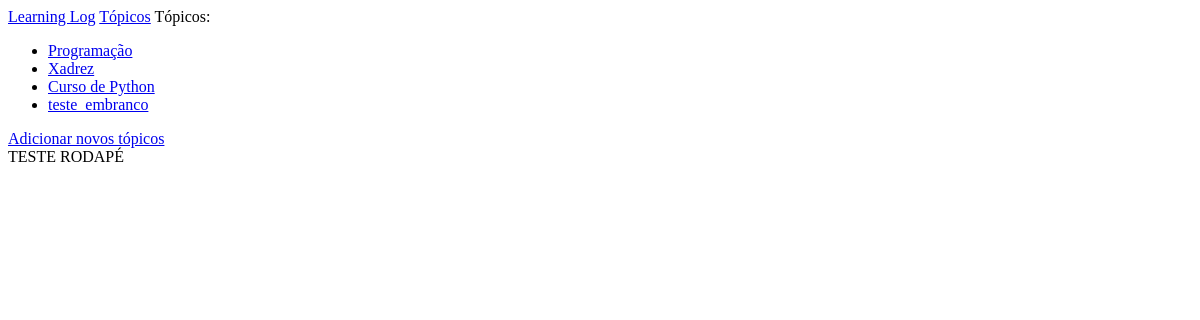
The page /topics on the database as committed earlier.
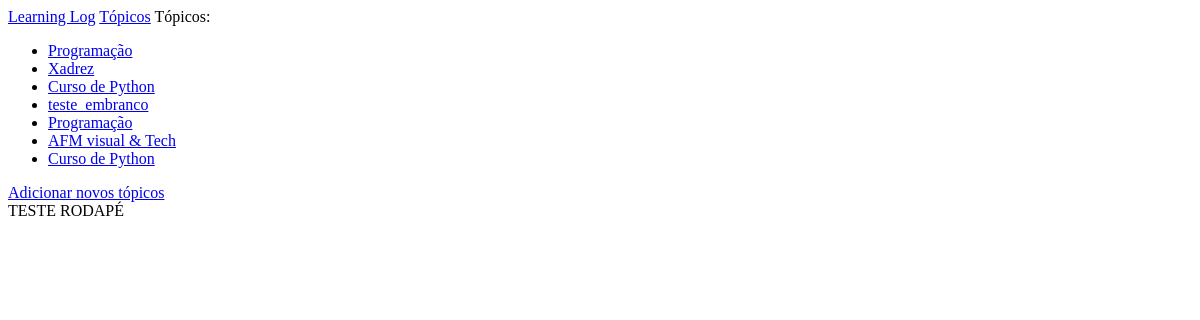
The same page on the database as committed later.
### learning_logs/models.py (models this page shows)
class Topic( models.Model):
    text = models.CharField(max_length=200)
    date_added = models.DateTimeField(auto_now_add=True)
    def __str__(self):
        return self.text

### learning_logs/views.py (the view)
# urls.py: path('topics',views.topics, name='topics'),
def topics(request):
    topics = Topic.objects.order_by('date_added')
    context = {'topics': topics}
    return render(request,'learning_logs/topics.html', context)

### learning_logs/templates/learning_logs/topics.html
{% extends "learning_logs/base.html" %}
{% block content%}
    Tópicos:
    <ul>
        {% for topic in topics %}
            <li><a href="{% url 'topic' topic.id %}">{{ topic }}</a></li>
            {% empty %}
                <li>Não há tópicos adicionados</li>
            {% endfor %}
    </ul>
    <a href="{% url 'new_topic' %}">Adicionar novos tópicos</a>
{% endblock content %}

Rows that differ between the two databases and show on the page:
added Topic: text "Programação"
added Topic: text "AFM visual & Tech"
added Topic: text "Curso de Python"
